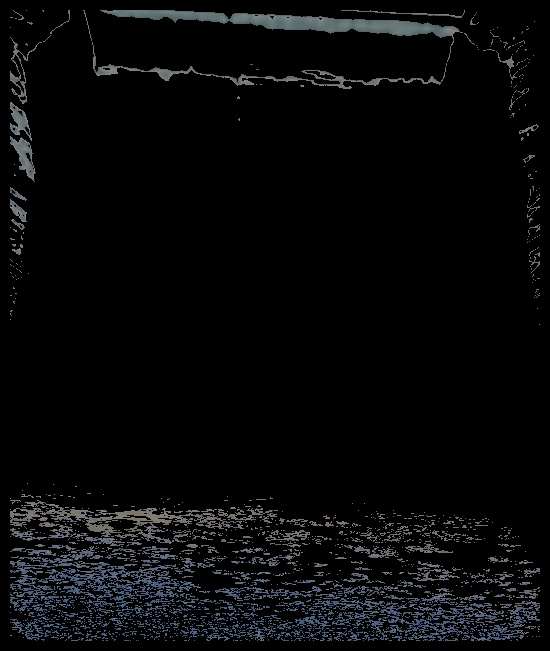
#> input picture img1.jpg, 550 x 651 px
$ python cnt.py   (older library calls are emulated)
#> lines starting #> are read from the running program, lines starting #| are printed output that depends on the picture; after the words box and inside, x2 and y2 are one past the last pixel; in counts of white or black regions, pixels touching at a corner belong together
#-*- coding:utf-8 -*-
import cv2
import numpy as np

img = cv2.imread('img1.jpg')
#> img is the input picture: shape (651, 550, 3); mean B, G, R 9.6, 8.5, 8
imgray = cv2.cvtColor(img,cv2.COLOR_BGR2GRAY)
ret, thresh = cv2.threshold(imgray,127,255,0)
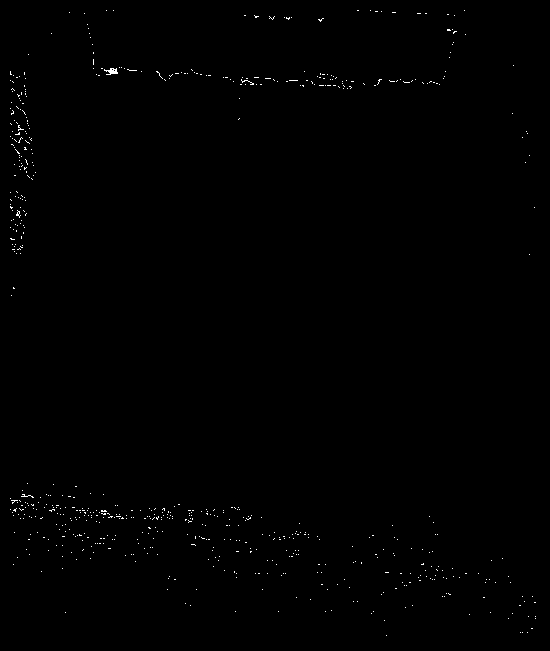
#> thresh: shape (651, 550); 0.34% white in thin lines or dots

image, contours, hierachy = cv2.findContours(thresh, cv2.RETR_TREE,cv2.CHAIN_APPROX_SIMPLE)
#> contours = 659 contours, 658 with area under 20; largest, box (x1, y1, x2, y2) and area: (104, 68, 118, 75) 37

# 첫번째 contours의 moment 특징 추출
cnt = contours[0]
#> cnt = [[386, 635]]
M = cv2.moments(cnt)
#> M = moments, m00 0

print (M)
#> (printed output is left out)
